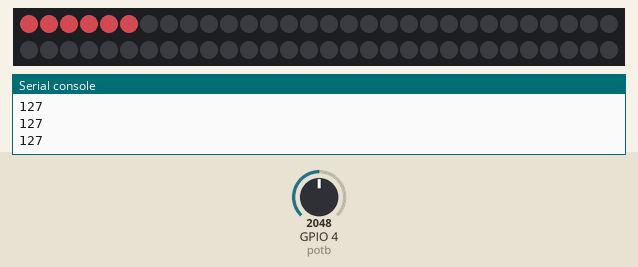
Recording of a program running on a simulated ESP32 board running MicroPython. Parts: 60 RGB LEDs in strip order, left to right, continuing on the next row, the last lines printed to the serial console. The test bench sets the inputs (shaded band); at power-on: GPIO 4 (potb) = 2048 (analog values on the 0–4095 scale). Dim RGB values are drawn brighter than linear.

Above: at 1.2 s.
1.3 s: GPIO 4 (potb) set to 1228
At 3.13 s:
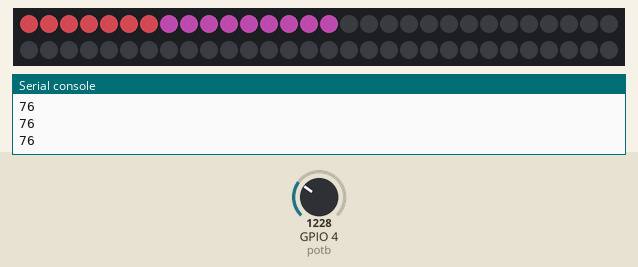
3.5 s: GPIO 4 (potb) set to 491
At 5.15 s:
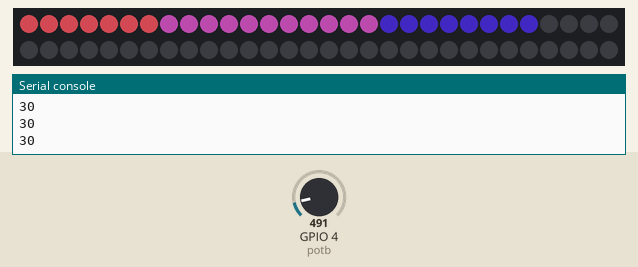
5.7 s: GPIO 4 (potb) set to 0
At 12.02 s:
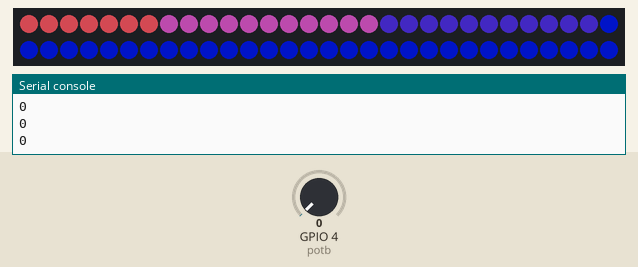

The program:

demo3_neopixel_strip_main.py
```python
from machine import Pin, ADC
from time import sleep
from neopixel import NeoPixel
from random import randint
import math


# connect the potentiometer's potb to pin 4.
# and reset the reference voltage level to 3V, using: atten keyword and setting # the valid value as : ADC.ATTN_11DB:  11dB attenuation
potb = ADC(Pin(4),atten=ADC.ATTN_11DB)

# define ws281x neopixel strip object. 60 means strip has 60 single ws2812
# lights.
led = Pin(2, Pin.OUT)
np = NeoPixel(led, 60)

# define a map function.
def newmap(x, in_min, in_max, out_min, out_max):
    # print((x-in_min) * (out_max-out_min) / (in_max - in_min) + out_min)
    return (x-in_min) * (out_max-out_min) / (in_max - in_min) + out_min

while True:
    for i in range(60):
        res = newmap(potb.read(), 0, 4095, 0, 255)
        res = math.floor(res)
        print(res)
        r = newmap(res, 0, 255, 0, 255)
        r = math.floor(r)
        g = newmap(res, 0, 255, 10, 80)
        g = math.floor(g)
        b = newmap(res, 0, 255, 100, 0)
        b = math.floor(b)
        np[i] = (r, g, b)
        np.write()
        sleep(0.2)
```

Measured:
- after the input at 1.3 s, the LEDs: first change after 0.12 s (image 1 shows a later state)
- after the input at 3.5 s, the LEDs: first change after 0.14 s (image 2 shows a later state)
